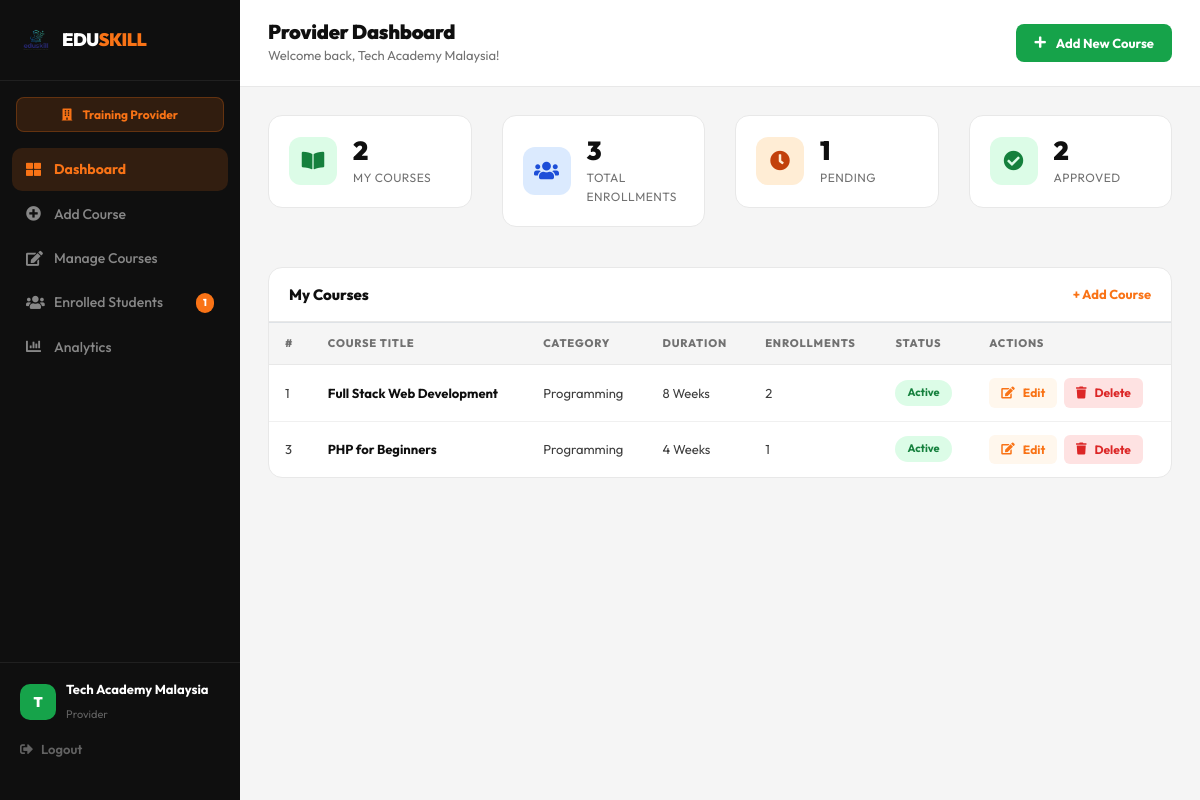
The page /provider/dashboard.php (signed in) on the database its author committed.
### tables this page shows
CREATE TABLE IF NOT EXISTS courses (
    id           INT AUTO_INCREMENT PRIMARY KEY,
    provider_id  INT NOT NULL,
    title        VARCHAR(200) NOT NULL,
    category     VARCHAR(100) NOT NULL,
    duration     VARCHAR(50) NOT NULL,
    description  TEXT,
    price        DECIMAL(10,2) DEFAULT 0.00,
    max_students INT DEFAULT 30,
    status       ENUM('pending','approved','rejected') DEFAULT 'pending',
    created_at   TIMESTAMP DEFAULT CURRENT_TIMESTAMP,
    FOREIGN KEY (provider_id) REFERENCES providers(id) ON DELETE CASCADE
);

### provider/dashboard.php (the view, shortened to what this page needs)
<?php
require_once '../config/database.php';
$provider_id   = $_SESSION['user_id'];
$provider_name = $_SESSION['user_name'] ?? 'Provider';
$total_courses       = mysqli_fetch_assoc(mysqli_query($conn, "SELECT COUNT(*) as c FROM courses WHERE provider_id=$provider_id"))['c'];
$total_enrollments   = mysqli_fetch_assoc(mysqli_query($conn, "SELECT COUNT(*) as c FROM enrollments e JOIN courses c ON e.course_id=c.id WHERE c.provider_id=$provider_id"))['c'];
$pending_enrollments = mysqli_fetch_assoc(mysqli_query($conn, "SELECT COUNT(*) as c FROM enrollments e JOIN courses c ON e.course_id=c.id WHERE c.provider_id=$provider_id AND e.status='pending'"))['c'];
$approved_enrollments= mysqli_fetch_assoc(mysqli_query($conn, "SELECT COUNT(*) as c FROM enrollments e JOIN courses c ON e.course_id=c.id WHERE c.provider_id=$provider_id AND e.status='approved'"))['c'];
$courses_result = mysqli_query($conn, "SELECT c.*, (SELECT COUNT(*) FROM enrollments WHERE course_id=c.id) as enroll_count FROM courses c WHERE c.provider_id=$provider_id ORDER BY c.created_at DESC LIMIT 5");
?>
<!DOCTYPE html>
<html lang="en">
<head>
    <link rel="stylesheet" href="https://stackpath.bootstrapcdn.com/bootstrap/4.5.2/css/bootstrap.min.css">
    <link rel="stylesheet" href="https://cdnjs.cloudflare.com/ajax/libs/font-awesome/5.15.4/css/all.min.css">
    <link rel="stylesheet" href="../css/style.css">
    <link rel="stylesheet" href="../css/pasang.css">
    <link rel="stylesheet" href="../css/archana.css">
</head>
<body class="dashboard-body">
<div class="dashboard-wrap">
    <aside class="dash-sidebar provider-sidebar">
        <div class="dsb-brand">
            <a href="../index.php">
                <img src="../images/logo.png" alt="Logo" style="width:32px;height:32px;border-radius:8px;object-fit:cover;">
                <span class="dsb-brand-text">EDU<span class="dsb-brand-accent">SKILL</span></span>
            </a>
        </div>
        <div class="dsb-role-badge provider-role-badge"><i class="fas fa-building mr-2"></i> Training Provider</div>
        <nav class="dsb-nav">
            <a href="dashboard.php" class="dsb-link active"><i class="fas fa-th-large"></i> Dashboard</a>
            <a href="add_course.php" class="dsb-link"><i class="fas fa-plus-circle"></i> Add Course</a>
            <a href="edit_course.php" class="dsb-link"><i class="fas fa-edit"></i> Manage Courses</a>
            <a href="course_students.php" class="dsb-link"><i class="fas fa-users"></i> Enrolled Students
                <?php if($pending_enrollments > 0): ?><span class="dsb-badge"><?php echo $pending_enrollments; ?></span><?php endif; ?>
            </a>
                <a href="analytics.php" class="dsb-link">
                <i class="fas fa-chart-bar"></i> Analytics
            </a>
        </nav>
        <div class="dsb-bottom">
            <div class="dsb-user-info">
                <div class="dsb-avatar provider-avatar"><?php echo strtoupper(substr($provider_name,0,1)); ?></div>
                <div><strong><?php echo htmlspecialchars($provider_name); ?></strong><span>Provider</span></div>
            </div>
            <a href="../auth/logout.php" class="dsb-logout"><i class="fas fa-sign-out-alt"></i> Logout</a>
        </div>
    </aside>
    <main class="dash-main">
        <div class="dash-topbar">
            <div>
                <h4 class="dash-page-title">Provider Dashboard</h4>
                <p class="dash-page-sub">Welcome back, <?php echo htmlspecialchars($provider_name); ?>!</p>
            </div>
            <div class="dash-topbar-right">
                <a href="add_course.php" class="btn-dash-primary btn-dash-green"><i class="fas fa-plus mr-1"></i> Add New Course</a>
            </div>
        </div>
        <div class="dash-content">
        <div class="row mb-4">
            <div class="col-6 col-lg-3 mb-3">
                <div class="dstat-card">
                    <div class="dstat-icon" style="background:#dcfce7;color:#15803d;"><i class="fas fa-book-open"></i></div>
                    <div class="dstat-info"><h3><?php echo $total_courses; ?></h3><p>My Courses</p></div>
                </div>
            </div>
            <div class="col-6 col-lg-3 mb-3">
                <div class="dstat-card">
                    <div class="dstat-icon" style="background:#dbeafe;color:#1d4ed8;"><i class="fas fa-users"></i></div>
                    <div class="dstat-info"><h3><?php echo $total_enrollments; ?></h3><p>Total Enrollments</p></div>
                </div>
            </div>
            <div class="col-6 col-lg-3 mb-3">
                <div class="dstat-card">
                    <div class="dstat-icon" style="background:#ffedd5;color:#c2410c;"><i class="fas fa-clock"></i></div>
                    <div class="dstat-info"><h3><?php echo $pending_enrollments; ?></h3><p>Pending</p></div>
                </div>
            </div>
            <div class="col-6 col-lg-3 mb-3">
                <div class="dstat-card">
                    <div class="dstat-icon" style="background:#dcfce7;color:#15803d;"><i class="fas fa-check-circle"></i></div>
                    <div class="dstat-info"><h3><?php echo $approved_enrollments; ?></h3><p>Approved</p></div>
                </div>
            </div>
        </div>
        <div class="dash-card">
            <div class="dash-card-head">
                <h5>My Courses</h5>
                <a href="add_course.php" class="dash-card-link">+ Add Course</a>
            </div>
            <div class="dash-table-wrap">
                <table class="table dash-table">
                    <thead><tr><th>#</th><th>Course Title</th><th>Category</th><th>Duration</th><th>Enrollments</th><th>Status</th><th>Actions</th></tr></thead>
                    <tbody>
                        <?php while($c = mysqli_fetch_assoc($courses_result)): ?>
                        <tr>
                            <td><?php echo $c['id']; ?></td>
                            <td><strong><?php echo htmlspecialchars($c['title']); ?></strong></td>
                            <td><?php echo htmlspecialchars($c['category']); ?></td>
                            <td><?php echo htmlspecialchars($c['duration']); ?></td>
                            <td><?php echo $c['enroll_count']; ?></td>
                            <td>
                                <?php if($c['status']=='approved'): ?>
                                    <span class="status-approved">Active</span>
                                <?php elseif($c['status']=='pending'): ?>
                                    <span class="status-pending">Pending</span>
                                <?php else: ?>
                                    <span class="status-rejected">Rejected</span>
                                <?php endif; ?>
                            </td>
                            <td>
                                <a href="add_course.php?edit=<?php echo $c['id']; ?>" class="btn-course-edit"><i class="fas fa-edit mr-1"></i>Edit</a>
                                <a href="delete_course.php?id=<?php echo $c['id']; ?>" class="btn-course-delete ml-1" onclick="return confirmDelete(<?php echo $c['id']; ?>)"><i class="fas fa-trash mr-1"></i>Delete</a>
                            </td>
                        </tr>
                        <?php endwhile; ?>
                    </tbody>
                </table>
            </div>
        </div>
        </div>
    </main>
</div>
</body>
</html>

### css/style.css (style rules this page uses)
:root { --orange: #f97316; --orange-dk: #ea580c; --orange-lt: #fff7ed; --orange-mid: #fed7aa; --black: #0f0f0f; --dark: #1a1a1a; --text: #3d3d3d; --muted: #717171; --border: #e8e8e8; --bg: #fafafa; --white: #ffffff; --green: #16a34a; --green-lt: #dcfce7; --blue: #2563eb; --blue-lt: #dbeafe; --purple: #7c3aed; --purple-lt: #ede9fe; --pink: #db2777; --pink-lt: #fce7f3; --teal: #0f766e; --teal-lt: #ccfbf1; --nav-h: 72px; --radius: 14px; --radius-lg: 20px; --radius-xl: 28px; --shadow: 0 2px 8px rgba(0,0,0,0.06), 0 1px 2px rgba(0,0,0,0.04); --shadow-md: 0 8px 24px rgba(0,0,0,0.08), 0 2px 8px rgba(0,0,0,0.04); --shadow-lg: 0 20px 48px rgba(0,0,0,0.10); }
* { margin: 0; padding: 0; box-sizing: border-box; }
body { font-family: 'Open Sans', sans-serif; }
h1, h2, h3 { font-family: 'Roboto', sans-serif; }
body { font-family: 'Outfit', sans-serif; color: var(--text); background: var(--white); padding-top: var(--nav-h); font-size: 16px; line-height: 1.6; -webkit-font-smoothing: antialiased; }
h1, h2, h3, h4, h5, h6 { font-family: 'Outfit', sans-serif; color: var(--black); line-height: 1.15; font-weight: 800; }
a { text-decoration: none; color: inherit; }
img { max-width: 100%; height: auto; display: block; }

### css/archana.css (style rules this page uses)
.provider-sidebar .dsb-link.active { background: rgba(249,115,22,0.15); color: #f97316 !important; }
.btn-course-edit { background: #fff7ed; color: #f97316; border: none; border-radius: 6px; padding: 5px 12px; font-size: 12px; font-weight: 700; text-decoration: none; display: inline-flex; align-items: center; gap: 4px; transition: background 0.15s; }
.btn-course-delete { background: #fee2e2; color: #dc2626; border: none; border-radius: 6px; padding: 5px 12px; font-size: 12px; font-weight: 700; text-decoration: none; display: inline-flex; align-items: center; gap: 4px; transition: background 0.15s; }

### rows shown on the page
courses: id "1", title "Full Stack Web Development", category "Programming", duration "8 Weeks", enroll_count "2", status "Active"
courses: id "3", title "PHP for Beginners", category "Programming", duration "4 Weeks", enroll_count "1", status "Active"

### other values the page prints
$pending_enrollments "1"
substr($provider_name,0,1) "T"
$provider_name "Tech Academy Malaysia"
$total_courses "2"
$total_enrollments "3"
$approved_enrollments "2"
